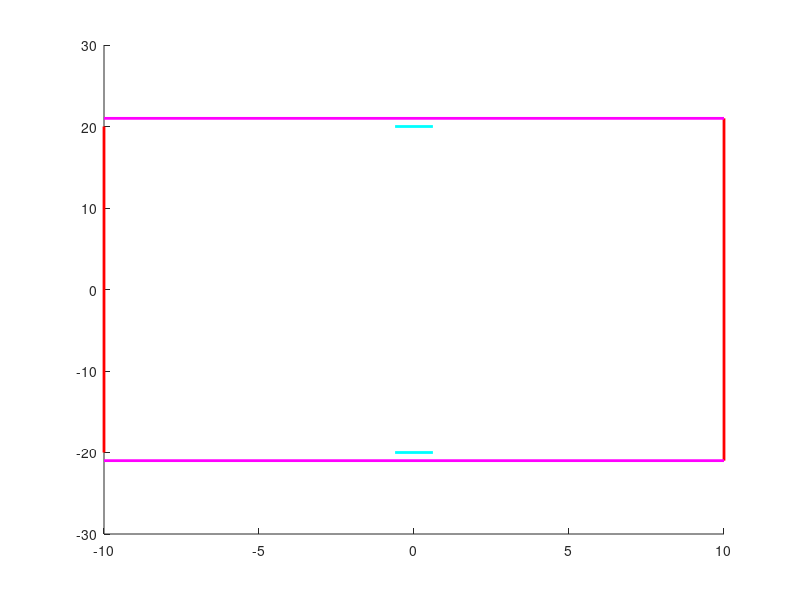

MATLAB code for this plot:
function [surfaces] = fresnel_lens();
a0 = 10;
h = 20;
b = h+1;
a = 2;
za = -h:2*h/10^7:h;
xa = -sqrt(a^2*(1-za.^2./(b^2)));
% xa = -2:2/1000:0;
% za = sqrt(b^2*(1-xa.^2./(a^2)));
a1 = 2;
za1 = -h:2*h/10^7:h;
xa1 = sqrt(a1^2*(1-za.^2./(b^2)));
n1= 1; n2= 1.5;

figure(1)
k = 1;
surfaces(k).name='source';
surfaces(k).xmin = -a0;
surfaces(k).xmax = -a0;
surfaces(k).zmin = -h;
surfaces(k).zmax = h;
surfaces(k).x=[-a0; -a0];
surfaces(k).z=[-h; h];
surfaces(k).n1=n1;
surfaces(k).n2=n1;
surfaces(k).intersection=@line_intersection;
surfaces(k).action=@empty;
hold on
plot(surfaces(k).x, surfaces(k).z, 'r', 'Linewidth',2)
k = 2;
surfaces(k).name='left lens';
surfaces(k).xmin = min(xa);
surfaces(k).xmax = max(xa);
surfaces(k).zmin = -h;
surfaces(k).zmax = h; 
surfaces(k).x=xa;
surfaces(k).z=za;
surfaces(k).axis = [a, b];
surfaces(k).n1=n1;
surfaces(k).n2=n2;
surfaces(k).intersection=@ellipse_intersection;
surfaces(k).action=@fresnel;
plot(surfaces(k).x, surfaces(k).z, '  c', 'Linewidth',2)
k = 3;
surfaces(k).name='top lens';
surfaces(k).xmin = max(xa)+10^-20;
surfaces(k).xmax = min(xa1)-10^-20;
surfaces(k).zmin = h;
surfaces(k).zmax = h; 
surfaces(k).x=[surfaces(k).xmin; surfaces(k).xmax];
surfaces(k).z=[h; h];
surfaces(k).n1=n1;
surfaces(k).n2=n2;
surfaces(k).intersection=@line_intersection;
surfaces(k).action=@refract_line;
plot(surfaces(k).x, surfaces(k).z, '  c', 'Linewidth',2)
k = 4;
surfaces(k).name='bottom lens';
surfaces(k).xmin = max(xa)+10^-20;
surfaces(k).xmax = min(xa1)-10^-20;
surfaces(k).zmin = -h;
surfaces(k).zmax = -h;
surfaces(k).x=[surfaces(k).xmin; surfaces(k).xmax];
surfaces(k).z=[-h; -h];
surfaces(k).n1=n1;
surfaces(k).n2=n2;
surfaces(k).intersection=@line_intersection;
surfaces(k).action=@refract_line;
plot(surfaces(k).x, surfaces(k).z, ' c', 'Linewidth',2)
k = 5;
surfaces(k).name='right lens';
surfaces(k).xmin = min(xa1);
surfaces(k).xmax = max(xa1);
surfaces(k).zmin = -h;
surfaces(k).zmax = h;
surfaces(k).x=xa1;
surfaces(k).z=za1;
surfaces(k).n1=n1;
surfaces(k).n2=n2;
surfaces(k).axis = [a,b];
surfaces(k).intersection=@ellipse_intersection;
surfaces(k).action=@fresnel;
plot(surfaces(k).x, surfaces(k).z, 'c', 'Linewidth',2)
k = 6;
surfaces(k).name='target';
surfaces(k).xmin = a0;
surfaces(k).xmax = a0;
surfaces(k).zmin = -h-1;
surfaces(k).zmax = h+1;
surfaces(k).x=[a0; a0];
surfaces(k).z=[-h-1; h+1];
surfaces(k).n1=n1;
surfaces(k).n2=n1;
surfaces(k).intersection=@line_intersection;
surfaces(k).action=@empty;
plot(surfaces(k).x, surfaces(k).z, 'r', 'Linewidth',2)
k = 7;
surfaces(k).name='detector bottom';
surfaces(k).xmin = -a0;
surfaces(k).xmax = a0;
surfaces(k).zmin = -h-1;
surfaces(k).zmax = -h-1;
surfaces(k).x=[-a0; a0];
surfaces(k).z=[-h-1; -h-1];
surfaces(k).n1=n1;
surfaces(k).n2=n1;
surfaces(k).intersection=@line_intersection;
surfaces(k).action=@empty;
plot(surfaces(k).x, surfaces(k).z, 'm', 'Linewidth',2)
k = 8;
surfaces(k).name='detector top';
surfaces(k).xmin = -a0;
surfaces(k).xmax = a0;
surfaces(k).zmin = h+1;
surfaces(k).zmax = h+1;
surfaces(k).x=[-a0; a0];
surfaces(k).z=[h+1; h+1];
surfaces(k).n1=n1;
surfaces(k).n2=n1;
surfaces(k).intersection=@line_intersection;
surfaces(k).action=@empty;
plot(surfaces(k).x, surfaces(k).z, 'm', 'Linewidth',2)